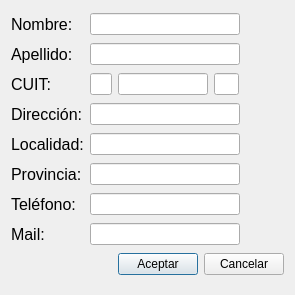
<?xml version="1.0" encoding="UTF-8"?>
<ui version="4.0">
 <class>AgregarCliente</class>
 <widget class="QDialog" name="AgregarCliente">
  <property name="geometry">
   <rect>
    <x>0</x>
    <y>0</y>
    <width>285</width>
    <height>295</height>
   </rect>
  </property>
  <property name="windowTitle">
   <string>Dialog</string>
  </property>
  <layout class="QGridLayout" name="gridLayout">
   <item row="2" column="3">
    <widget class="QLineEdit" name="cuit1">
     <property name="maximumSize">
      <size>
       <width>25</width>
       <height>16777215</height>
      </size>
     </property>
     <property name="styleSheet">
      <string notr="true">font: 12pt &quot;MS Shell Dlg 2&quot;;</string>
     </property>
     <property name="text">
      <string/>
     </property>
    </widget>
   </item>
   <item row="8" column="2" colspan="3">
    <layout class="QHBoxLayout" name="horizontalLayout">
     <item>
      <widget class="QPushButton" name="aceptar">
       <property name="styleSheet">
        <string notr="true">font: 12pt &quot;MS Shell Dlg 2&quot;;</string>
       </property>
       <property name="text">
        <string>Aceptar</string>
       </property>
      </widget>
     </item>
     <item>
      <widget class="QPushButton" name="cancelar">
       <property name="styleSheet">
        <string notr="true">font: 12pt &quot;MS Shell Dlg 2&quot;;</string>
       </property>
       <property name="text">
        <string>Cancelar</string>
       </property>
      </widget>
     </item>
    </layout>
   </item>
   <item row="4" column="1" colspan="4">
    <widget class="QLineEdit" name="localidad">
     <property name="maximumSize">
      <size>
       <width>150</width>
       <height>16777215</height>
      </size>
     </property>
     <property name="styleSheet">
      <string notr="true">font: 12pt &quot;MS Shell Dlg 2&quot;;</string>
     </property>
    </widget>
   </item>
   <item row="5" column="0">
    <widget class="QLabel" name="label_6">
     <property name="font">
      <font>
       <pointsize>12</pointsize>
      </font>
     </property>
     <property name="text">
      <string>Provincia:</string>
     </property>
    </widget>
   </item>
   <item row="7" column="1" colspan="4">
    <widget class="QLineEdit" name="mail">
     <property name="maximumSize">
      <size>
       <width>150</width>
       <height>16777215</height>
      </size>
     </property>
     <property name="styleSheet">
      <string notr="true">font: 12pt &quot;MS Shell Dlg 2&quot;;</string>
     </property>
    </widget>
   </item>
   <item row="0" column="0">
    <widget class="QLabel" name="label">
     <property name="font">
      <font>
       <pointsize>12</pointsize>
      </font>
     </property>
     <property name="text">
      <string>Nombre: </string>
     </property>
    </widget>
   </item>
   <item row="0" column="1" colspan="4">
    <widget class="QLineEdit" name="nombre">
     <property name="maximumSize">
      <size>
       <width>150</width>
       <height>16777215</height>
      </size>
     </property>
     <property name="styleSheet">
      <string notr="true">font: 12pt &quot;MS Shell Dlg 2&quot;;</string>
     </property>
     <property name="text">
      <string/>
     </property>
    </widget>
   </item>
   <item row="1" column="0">
    <widget class="QLabel" name="label_2">
     <property name="font">
      <font>
       <pointsize>12</pointsize>
      </font>
     </property>
     <property name="text">
      <string>Apellido: </string>
     </property>
    </widget>
   </item>
   <item row="1" column="1" colspan="4">
    <widget class="QLineEdit" name="apellido">
     <property name="maximumSize">
      <size>
       <width>150</width>
       <height>16777215</height>
      </size>
     </property>
     <property name="styleSheet">
      <string notr="true">font: 12pt &quot;MS Shell Dlg 2&quot;;</string>
     </property>
    </widget>
   </item>
   <item row="2" column="0">
    <widget class="QLabel" name="label_3">
     <property name="font">
      <font>
       <pointsize>12</pointsize>
      </font>
     </property>
     <property name="text">
      <string>CUIT:</string>
     </property>
    </widget>
   </item>
   <item row="2" column="1">
    <widget class="QLineEdit" name="cuit0">
     <property name="maximumSize">
      <size>
       <width>25</width>
       <height>16777215</height>
      </size>
     </property>
     <property name="styleSheet">
      <string notr="true">font: 12pt &quot;MS Shell Dlg 2&quot;;</string>
     </property>
     <property name="text">
      <string/>
     </property>
    </widget>
   </item>
   <item row="2" column="2">
    <widget class="QLineEdit" name="cuit">
     <property name="maximumSize">
      <size>
       <width>90</width>
       <height>16777215</height>
      </size>
     </property>
     <property name="styleSheet">
      <string notr="true">font: 12pt &quot;MS Shell Dlg 2&quot;;</string>
     </property>
     <property name="text">
      <string/>
     </property>
    </widget>
   </item>
   <item row="3" column="0">
    <widget class="QLabel" name="label_4">
     <property name="font">
      <font>
       <pointsize>12</pointsize>
      </font>
     </property>
     <property name="text">
      <string>Dirección:</string>
     </property>
    </widget>
   </item>
   <item row="3" column="1" colspan="4">
    <widget class="QLineEdit" name="direccion">
     <property name="maximumSize">
      <size>
       <width>150</width>
       <height>16777215</height>
      </size>
     </property>
     <property name="styleSheet">
      <string notr="true">font: 12pt &quot;MS Shell Dlg 2&quot;;</string>
     </property>
    </widget>
   </item>
   <item row="4" column="0">
    <widget class="QLabel" name="label_5">
     <property name="font">
      <font>
       <pointsize>12</pointsize>
      </font>
     </property>
     <property name="text">
      <string>Localidad:</string>
     </property>
    </widget>
   </item>
   <item row="5" column="1" colspan="4">
    <widget class="QLineEdit" name="provincia">
     <property name="maximumSize">
      <size>
       <width>150</width>
       <height>16777215</height>
      </size>
     </property>
     <property name="styleSheet">
      <string notr="true">font: 12pt &quot;MS Shell Dlg 2&quot;;</string>
     </property>
     <property name="text">
      <string/>
     </property>
    </widget>
   </item>
   <item row="6" column="0">
    <widget class="QLabel" name="label_7">
     <property name="font">
      <font>
       <pointsize>12</pointsize>
      </font>
     </property>
     <property name="text">
      <string>Teléfono:</string>
     </property>
    </widget>
   </item>
   <item row="7" column="0">
    <widget class="QLabel" name="label_8">
     <property name="font">
      <font>
       <pointsize>12</pointsize>
      </font>
     </property>
     <property name="text">
      <string>Mail:</string>
     </property>
    </widget>
   </item>
   <item row="6" column="1" colspan="4">
    <widget class="QLineEdit" name="telefono">
     <property name="maximumSize">
      <size>
       <width>150</width>
       <height>16777215</height>
      </size>
     </property>
     <property name="styleSheet">
      <string notr="true">font: 12pt &quot;MS Shell Dlg 2&quot;;</string>
     </property>
    </widget>
   </item>
  </layout>
 </widget>
 <tabstops>
  <tabstop>nombre</tabstop>
  <tabstop>apellido</tabstop>
  <tabstop>cuit0</tabstop>
  <tabstop>cuit</tabstop>
  <tabstop>cuit1</tabstop>
  <tabstop>direccion</tabstop>
  <tabstop>localidad</tabstop>
  <tabstop>provincia</tabstop>
  <tabstop>telefono</tabstop>
  <tabstop>mail</tabstop>
  <tabstop>aceptar</tabstop>
  <tabstop>cancelar</tabstop>
 </tabstops>
 <resources/>
 <connections/>
</ui>
